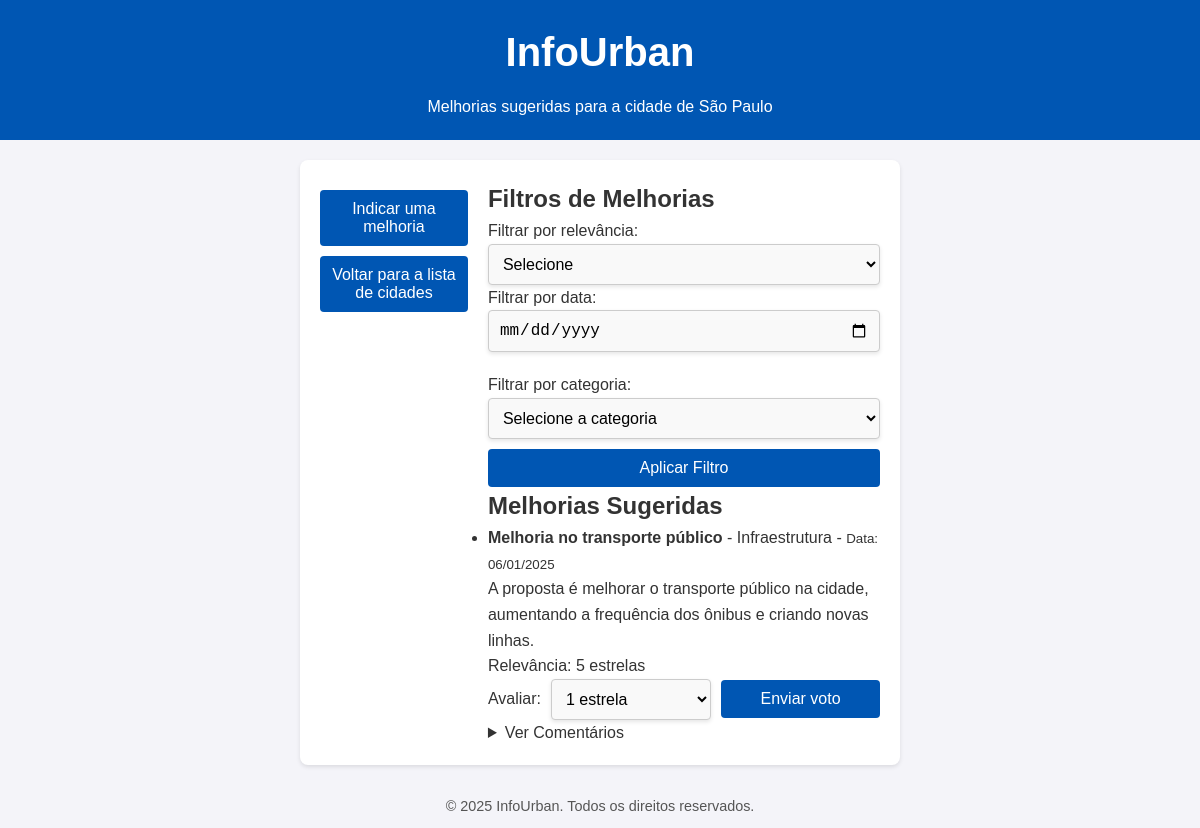
The page /php/melhorias_cidade.php?cidade_id=1 (signed in) on the database its author committed.
### tables this page shows
CREATE TABLE cidades (
    id INT AUTO_INCREMENT PRIMARY KEY,
    nome VARCHAR(100) NOT NULL,
    estado CHAR(2) NOT NULL,
    data_criacao TIMESTAMP DEFAULT CURRENT_TIMESTAMP
);

CREATE TABLE melhorias (
    id INT AUTO_INCREMENT PRIMARY KEY,
    cidade_id INT NOT NULL,
    descricao TEXT NOT NULL,
    titulo TEXT NOT NULL,
    categoria VARCHAR(50),
    data_criacao TIMESTAMP DEFAULT CURRENT_TIMESTAMP,
    relevancia INT DEFAULT 0,
    FOREIGN KEY (cidade_id) REFERENCES cidades(id) ON DELETE CASCADE
);

### php/melhorias_cidade.php (the view, shortened to what this page needs)
<?php
    require('conexao.php');
    if (isset($_GET['cidade_id'])) {
        $cidadeId = $_GET['cidade_id'];
        $queryCidade = "SELECT nome FROM cidades WHERE id = '$cidadeId'";
        $resultCidade = mysqli_query($con, $queryCidade);
        $cidade = mysqli_fetch_assoc($resultCidade);
    } else {
        header('Location: principal.php');
        exit;
    }
    $orderBy = "ORDER BY data_criacao DESC";
    $filtroData = isset($_GET['data']) ? $_GET['data'] : '';
    $queryMelhorias = "SELECT m.*, COALESCE(SUM(v.estrelas), 0) AS relevancia
                FROM melhorias m
                LEFT JOIN votos_relevancia v ON m.id = v.melhoria_id
                WHERE m.cidade_id = '$cidadeId'";
    $queryMelhorias .= " GROUP BY m.id";
    if (!empty($orderBy)) {
        $queryMelhorias .= " " . $orderBy;
    }
    $resultMelhorias = mysqli_query($con, $queryMelhorias);
?>
<!DOCTYPE html>
<html lang="pt-br">
<head>
    <link rel="stylesheet" type="text/css" href="../css/styles.css">
</head>
<body>
    <header>
        <h1>InfoUrban</h1>
        <p>Melhorias sugeridas para a cidade de <?= $cidade['nome']; ?></p>
    </header>
    <main>
    <div class="opcoes">
            <button onclick="window.location.href='adicionar_melhoria.php?id=<?php echo $_GET['cidade_id']; ?>'">Indicar uma melhoria</button>
            <button onclick="window.location.href='principal.php'">Voltar para a lista de cidades</button>
    </div>
        <div>
            <section class="filtros">
                <h2>Filtros de Melhorias</h2>
                <form method="get" action="melhorias_cidade.php">
                    <label for="relevancia">Filtrar por relevância:</label>
                    <select name="relevancia" id="relevancia">
                        <option value="">Selecione</option>
                    </select>
                    <label for="data">Filtrar por data:</label>
                    <input type="date" id="data" name="data" value="<?= $filtroData; ?>">
                    <label for="filtroCategoria">Filtrar por categoria:</label>
                    <select id="filtroCategoria" name="filtroCategoria">
                        <option value="">Selecione a categoria</option>
                    </select>
                    <button type="submit">Aplicar Filtro</button>
                </form>
            </section>
            <section class="melhorias">
                <h2>Melhorias Sugeridas</h2>
                <?php if (mysqli_num_rows($resultMelhorias) > 0): ?>
                    <ul>
                        <?php while ($row = mysqli_fetch_assoc($resultMelhorias)): ?>
                            <li>
                                <strong><?= $row['titulo']; ?></strong> - <?= $row['categoria']; ?> - <small>Data: <?= date('d/m/Y', strtotime($row['data_criacao'])); ?></small>
                                <p><?= $row['descricao']; ?></p>
                                <p>Relevância: <?= $row['relevancia']; ?> estrelas</p>
                                <form method="post" action="votar_relevancia.php?melhoria_id=<?= $row['id'] ?>&cidade_id=<?= $_GET['cidade_id']; ?>" class="form-melhoria">
                                    <label for="estrelas">Avaliar:</label>
                                    <select name="estrela" id="estrelas" style="margin-left: 10px; margin-right: 10px;">
                                        <option value="1">1 estrela</option>
                                    </select>
                                    <button type="submit" style="margin-top: 0;">Enviar voto</button>
                                </form>
                                <details>
                                    <summary>Ver Comentários</summary>
                                </details>
                            </li>
                        <?php endwhile; ?>
                    </ul>
                <?php else: ?>
                    <p>Não há melhorias sugeridas para cidade.</p>
                <?php endif; ?>
            </section>
        </div>
    </main>
    <footer>
        <p>&copy; 2025 InfoUrban. Todos os direitos reservados.</p>
    </footer>
</body>
</html>

### css/styles.css (style rules this page uses)
* { margin: 0; padding: 0; box-sizing: border-box; }
body { font-family: Arial, sans-serif; background-color: #f4f4f9; color: #333; line-height: 1.6; margin: 0; }
header { background-color: #0056b3; color: white; padding: 20px 0; text-align: center; }
header h1 { font-size: 2.5rem; margin-bottom: 10px; }
header p { font-size: 1rem; font-weight: 300; }
main { padding: 20px; max-width: 600px; margin: 20px auto; background: white; border-radius: 8px; box-shadow: 0 2px 4px rgba(0, 0, 0, 0.1); }
footer { text-align: center; padding: 10px 0; background-color: #f4f4f9; font-size: 0.9rem; color: #555; }
button { width: 100%; padding: 10px; background-color: #0056b3; color: white; border: none; border-radius: 4px; font-size: 1rem; cursor: pointer; transition: background-color 0.3s; }

### php/melhorias_cidade.php (style rules this page uses)
main { display: flex; }
.opcoes { margin-right: 20px; }
button { width: 100%; padding: 10px; background-color: #0056b3; color: white; border: none; border-radius: 4px; font-size: 1rem; cursor: pointer; transition: background-color 0.3s; margin-top: 10px; }
select { width: 100%; padding: 10px; border: 1px solid #ccc; border-radius: 4px; background-color: #f9f9f9; font-size: 1rem; box-shadow: 0 2px 4px rgba(0, 0, 0, 0.1); }
input[type="date"] { width: 100%; padding: 10px; border: 1px solid #ccc; border-radius: 4px; background-color: #f9f9f9; font-size: 1rem; margin-bottom: 20px; box-shadow: 0 2px 4px rgba(0, 0, 0, 0.1); }
.form-melhoria { display: flex; align-items: center; }

### rows shown on the page
cidades: nome "São Paulo"
melhorias: titulo "Melhoria no transporte público", categoria "Infraestrutura", data_criacao "06/01/2025", descricao "A proposta é melhorar o transporte público na cidade, aumentando a frequência dos ônibus e criando novas linhas.", relevancia "5"
